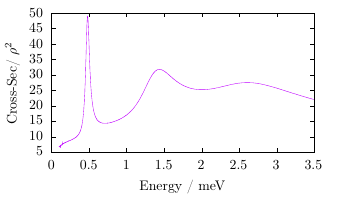

This chart was generated by the following gnuplot code:
set t epslatex 9 standalone color size 8.6cm, 5cm header '\usepackage{amsmath}' font "Helvetica,10"
set output "plot.tex"
#set output "cross_sec_book_recreated.pdf"

set xlabel "Energy / meV"
set ylabel 'Cross-Sec/ $\rho ^2$'

p "cross_sec_e_less_1.dat" w l lc "dark-magenta" t "", "cross_sec_e_more_1.dat" w l lc "dark-magenta" t ""

set output
system("latexmk -pdf plot.tex")
